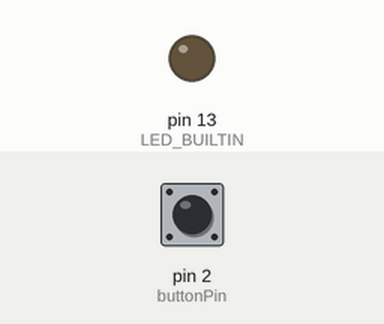
Recording of a sketch running on a simulated Arduino Uno, built with avr-gcc and run on an emulated ATmega328P. Parts: output pins drawn as LEDs (lit = HIGH). Dashed ring = blinking. The inputs (shaded band) are chosen by the test bench; at power-on: pin 2 (buttonPin) HIGH. What the sketch prints to the serial monitor is not drawn.

Above: at 1.2 s.
1.3 s: pin 2 (buttonPin) pulled LOW for 0.15 s
At 1.38 s:
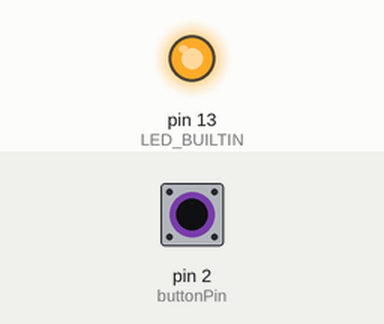
2.9 s: pin 2 (buttonPin) pulled LOW for 3.2 s
At 6.9 s:
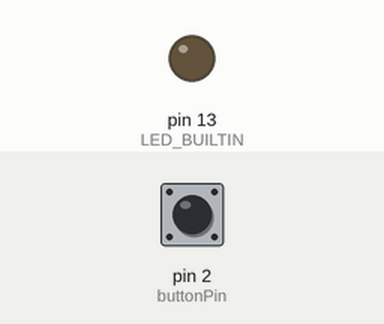
9.1 s: pin 2 (buttonPin) pulsed LOW 5 times (0.12 s each, 0.3 s apart)
At 9.16 s:
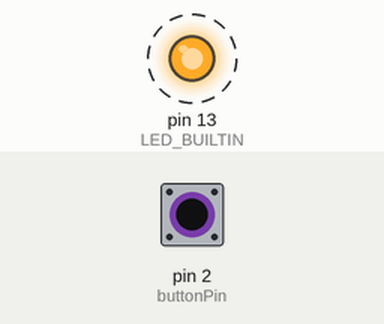
Timing chart, 0 to 12.1 s (numbered marks = the images above; inputs shaded):
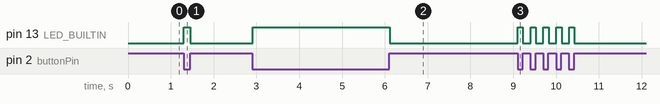

Measured:
- after the input at 1.3 s, pin 13 (LED_BUILTIN): LOW → HIGH at once, → LOW 0.15 s later
- after the input at 2.9 s, pin 13 (LED_BUILTIN): LOW → HIGH at once, → LOW 3.2 s later
- after the input at 9.1 s, pin 13 (LED_BUILTIN): alternates HIGH for 0.12 s and LOW for 0.18 s, 10 changes in all, then stays LOW, starting at once

The sketch:

BUTTON_Test.ino
```cpp
/*
  Autor: Edgar Cano
  Rev: 08/04/2024
*/
const int buttonPin = 2;

int buttonState = 0;

void setup() {
  Serial.begin(9600);

  pinMode(buttonPin, INPUT_PULLUP);
  pinMode(LED_BUILTIN, OUTPUT);
}

void loop() {

  buttonState = digitalRead(buttonPin);

  if (buttonState == LOW) {
    Serial.println("ON");
    digitalWrite(LED_BUILTIN,HIGH);

  } else {
    Serial.println("OFF");
    digitalWrite(LED_BUILTIN,LOW);
  }
}
```
